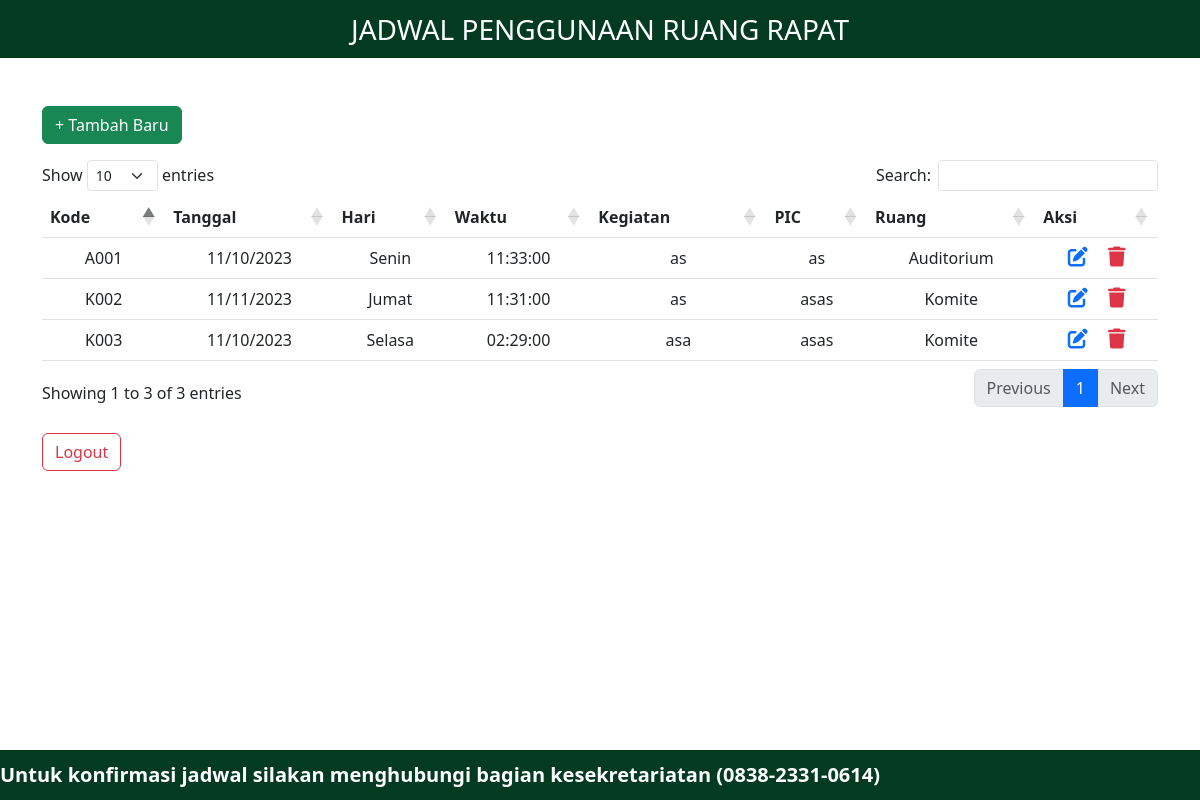
/dashboard.php (signed in), run on the app's committed database.
### tables this page shows
CREATE TABLE `crud` (
  `kd_booking` varchar(255) NOT NULL,
  `tanggal` varchar(100) NOT NULL,
  `hari` varchar(25) NOT NULL,
  `jam` time NOT NULL,
  `kegiatan` varchar(255) NOT NULL,
  `pic` varchar(25) NOT NULL,
  `ruang` varchar(255) NOT NULL
);

### dashboard.php (the view, shortened to what this page needs)
<?php
include "db_conn.php";
if (isset($_SESSION['id']) && isset($_SESSION['user_name'])) {
?>
  <!DOCTYPE html>
  <html lang="en">
  <head>
    <link href="https://cdn.jsdelivr.net/npm/bootstrap@5.2.3/dist/css/bootstrap.min.css" rel="stylesheet">
    <link rel="stylesheet" href="https://cdnjs.cloudflare.com/ajax/libs/twitter-bootstrap/5.3.0/css/bootstrap.min.css">
    <link rel="stylesheet" href="https://cdn.datatables.net/1.13.7/css/dataTables.bootstrap5.min.css">
    <link rel="stylesheet" href="https://cdnjs.cloudflare.com/ajax/libs/font-awesome/6.4.0/css/all.min.css" />
  </head>
  <body>
    <nav class="navbar navbar-light justify-content-center fs-3 mb-5" style="background-color: #033B22; color: white;">
      JADWAL PENGGUNAAN RUANG RAPAT
    </nav>
    <div class="container">
      <a href="add-new.php" class="btn btn-success mb-3">+ Tambah Baru</a>
      <table class="table table-hover text-center" id="datatable">
        <thead class="table">
          <tr>
            <th scope="col">Kode</th>
            <th scope="col">Tanggal</th>
            <th scope="col">Hari</th>
            <th scope="col">Waktu</th>
            <th scope="col">Kegiatan</th>
            <th scope="col">PIC</th>
            <th scope="col">Ruang</th>
            <th scope="col">Aksi</th>
          </tr>
        </thead>
        <tbody>
          <?php
          $sql = "SELECT * FROM `crud`";
          $result = mysqli_query($conn, $sql);
          while ($row = mysqli_fetch_assoc($result)) {
          ?>
            <tr>
              <td><?php echo $row["kd_booking"] ?></td>
              <td><?php echo $row["tanggal"] ?></td>
              <td><?php echo $row["hari"] ?></td>
              <td><?php echo $row["jam"] ?></td>
              <td><?php echo $row["kegiatan"] ?></td>
              <td><?php echo $row["pic"] ?></td>
              <td><?php echo $row["ruang"] ?></td>
              <td>
                <a href="edit.php?kd_booking=<?php echo $row["kd_booking"] ?>" class="link-primary"><i class="fa-solid fa-pen-to-square fs-5 me-3"></i></a>
                <a href="delete.php?kd_booking=<?php echo $row["kd_booking"] ?>" class="link-danger"><i class="fa-solid fa-trash fs-5"></i></a>
              </td>
            </tr>
          <?php
          }
          ?>
        </tbody>
      </table>
    </div>
    <body>
      <div class="container">
        <a href="logout.php" class="btn btn-outline-danger mt-4">Logout</a>
      </div>
    </body>
    <div class="footer">
      <div class="marquee-text" scrollamount="5">
        Untuk konfirmasi jadwal silakan menghubungi bagian kesekretariatan (0838-2331-0614)
      </div>
    </div>
  </body>
  </html>
<?php
} else {
  header("Location: index.php");
  exit();
}
?>

### dashboard.php (style rules this page uses)
.footer { position: fixed; bottom: 0; width: 100%; height: 50px; background-color: #033B22; display: flex; justify-content: center; align-items: center; z-index: 1; }
.marquee-text { white-space: nowrap; overflow: hidden; width: 100%; background-color: #033B22; color: white; font-size: 20px; font-weight: bold; animation: marquee 50s linear infinite; }

### data on the page
crud: kd_booking "A001", tanggal "11/10/2023", hari "Senin", jam "11:33:00", kegiatan "as", pic "as", ruang "Auditorium"
crud: kd_booking "K002", tanggal "11/11/2023", hari "Jumat", jam "11:31:00", kegiatan "as", pic "asas", ruang "Komite"
crud: kd_booking "K003", tanggal "11/10/2023", hari "Selasa", jam "02:29:00", kegiatan "asa", pic "asas", ruang "Komite"
